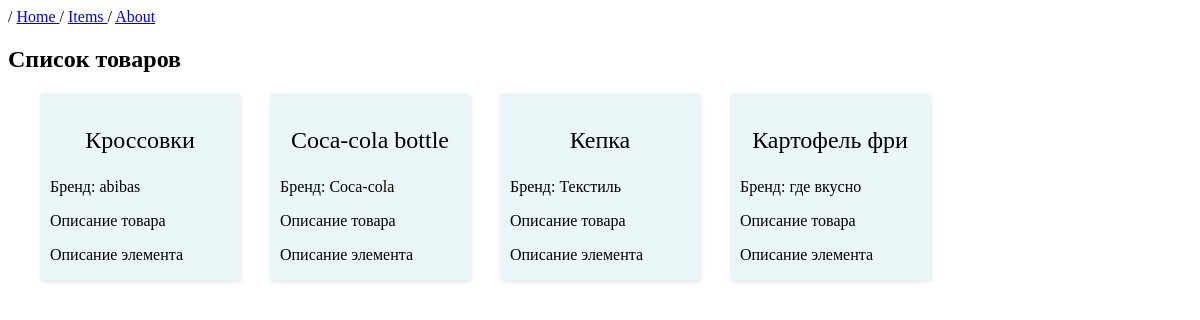
/items, run on an earlier commit of the app's database.
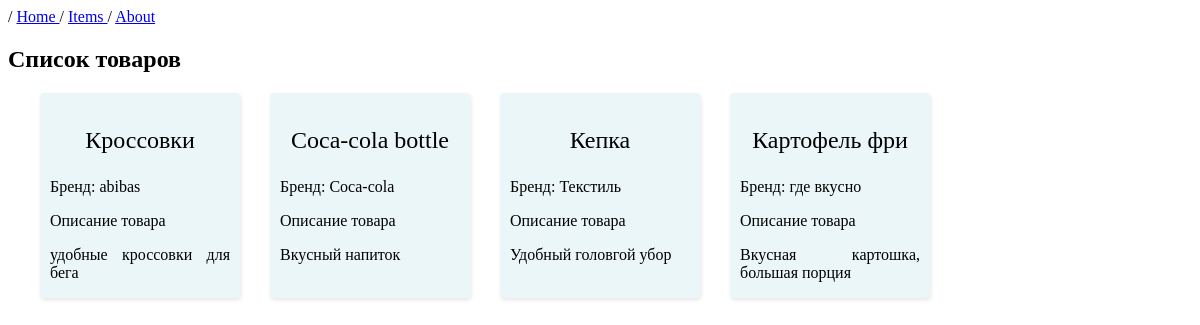
And on a later commit of the database.
### MainApp/models.py (models this page shows, shortened)
class Item(models.Model):
    name = models.CharField(max_length=100)
    brand = models.CharField(max_length=100)
    count = models.PositiveIntegerField()
    description = models.TextField(max_length=200, default='Описание элемента')
    colors = models.ManyToManyField(to=Color)

### MainApp/views.py (the view)
# urls.py: path('items', views.get_items, name='items-list')
def get_items(request):
    items = Item.objects.all()
    context = {
        "items": items
    }
    return render(request, "items_list.html", context)

### templates/items_list.html (shortened to what this page needs)
{% extends "base.html" %}
{% load static %}
{% block style %}
    <link rel="stylesheet" href="{% static "css/style.css" %}">
{% endblock %}
{% block content %}
    {{ block.super }}
    <h2> Список товаров </h2>
    <div class="items">
        {% for item in items %}
        <div class="item">
            <a href="{% url "item-detail" item.id %}">
                    <p class="item_name">{{ item.name }}</p>
                    <p>Бренд: {{ item.brand }}</p>
                    <p>Описание товара</p>
                    <p>{{ item.description }}</p>
                    </a>
        </div>
        {% endfor %}
    </div>
{% endblock %}

### templates/base.html (shortened to what this page needs)
<!DOCTYPE html>
<html lang="ru">
<head>
     {% block style %}
     {% endblock  %}
</head>
<body>
    {% block content %}
        {% include "header.html" %}
    {% endblock  %}
</body>
</html>

### templates/header.html
<header>
    / <a href="{% url "home" %}"> Home </a>
    / <a href="{% url "items-list" %}"> Items </a>
    / <a href="{% url "about" %}"> About</a>
</header>

### static/css/style.css (style rules this page uses)
* { box-sizing: border-box; }
.item { width:150pt; height: 100% margin: 10px; box-shadow: 1px 2px 4px rgba(0, 0, 0, 0.1); border-radius: 4px; padding-top:10px; background: rgba(223, 241, 244, 0.625); }
.item p { padding-left: 10px; padding-right: 10px; }
.item_name { font-size: 1.5em; text-align:center; }
.item a { text-decoration: none; color: black; text-align: justify; }
.items { width: 100%; display: grid; grid-template-columns: repeat(auto-fill, 200px); max-width: 1200px; justify-content: center; justify-items: center; column-gap: 30px; row-gap: 40px; margin: 0 auto; }

What changed in the data, as far as the page shows it:
changed Item "Кроссовки": description "Описание элемента" → "удобные кроссовки для бега"
changed Item "Coca-cola bottle": description "Описание элемента" → "Вкусный напиток"
changed Item "Кепка": description "Описание элемента" → "Удобный головгой убор"
changed Item "Картофель фри": description "Описание элемента" → "Вкусная картошка, большая порция"
